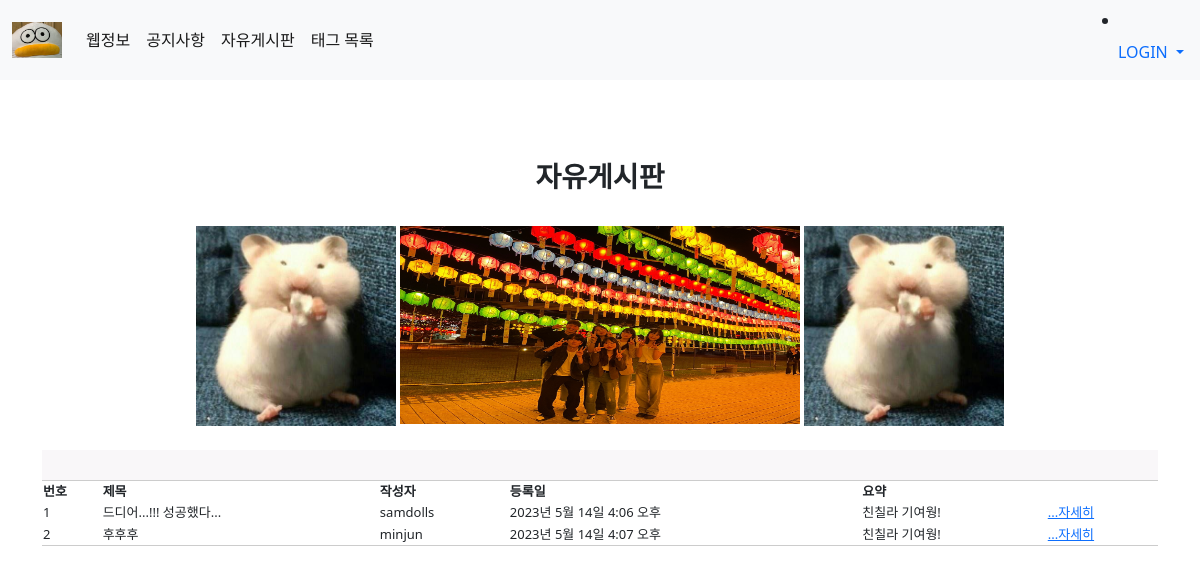
Before: /talking/ with the older database file.
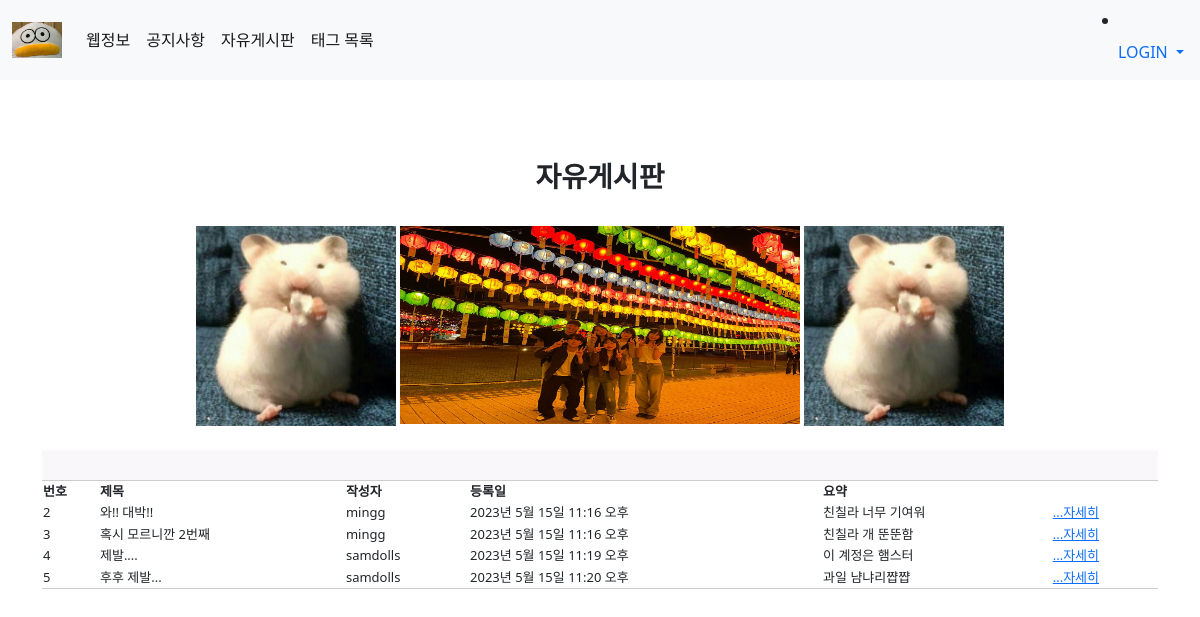
After: the same page with the newer database file.
### main/models.py (models this page shows, shortened)
class Post(models.Model):
    title = models.CharField(max_length = 200)
    writer = models.ForeignKey(User, on_delete = models.CASCADE)
    pub_date = models.DateTimeField()
    hamster = models.CharField(null=True, max_length = 500)
    weather = models.CharField(null=True, max_length = 50)
    image = models.ImageField(upload_to = 'post/', blank=True, null=True)
    body = models.TextField()
    tags = models.ManyToManyField(Tag, related_name = 'posts', blank = True)
    def summary(self):
        return self.body[:10]

### main/views.py (the view)
# urls.py: path('talking/', talking, name="talking"),
def talking(request):
    posts=Post.objects.all()
    return render(request, 'main/talking.html', {'posts':posts})

### main/templates/main/talking.html (shortened to what this page needs)
{% extends 'base.html' %}
{% load static %}
{% block content %}
<section class="notice">
    <h3 style="font-weight:bold">자유게시판</h3><br>
        <div class="container" style="text-align:center">
            <img src="{% static 'images/햄스터과일먹는짤.png' %}" style="width:200px; height:200px">
            <img src="{% static 'images/6조기여웡.jpg' %}" style="width:400px; height:200px">
            <img src="{% static 'images/햄스터과일먹는짤.png' %}" style="width:200px; height:200px"><br><br>
        </div>
      <div id="board-search">
          <div class="container">
              <div class="search-window">
              </div>
          </div>
      </div>
      <div id="board-list">
          <div class="container">
              <table class="board-table">
                  <thead>
                  <tr>
                      <th scope="col" class="th-num">번호</th>
                      <th scope="col" class="th-title">제목</th>
                      <th scope="col" class="th-title">작성자</th>
                      <th scope="col" class="th-date">등록일</th>
                      <th scope="col" class="th-date">요약</th>
                  </tr>
                  </thead>
                  <tbody>
                    <div>
                        {% for post in posts %}
                        <div>
                            <tr>
                                <td scope="col" class="th-num">{{post.id}}</td>
                                <td scope="col" class="th-title">{{post.title}}</td>
                                <td scope="col" class="th-title">{{post.writer}}</td>
                                <td scope="col" class="th-date">{{post.pub_date}}</td>
                                <td scope="col" class="th-title">{{post.summary}}</td>
                                <td scope="col" class="th-title"><a href="{% url 'main:detail' post.id %}">...자세히</a></td>
                            </tr>
                        </div>
                        {% endfor %}
                    </div>
                  </tbody>
              </table>
          </div>
      </div>
</section>
{% endblock %}

Changed rows visible on the page:
removed Post: id "1", title "드디어...!!! 성공했다...", writer "samdolls", pub_date "2023년 5월 14일 4:06 오후", summary "친칠라 기여웡!"
changed Post id 2: title "후후후" → "와!! 대박!!"; writer "minjun" → "mingg"; pub_date "2023년 5월 14일 4:07 오후" → "2023년 5월 15일 11:16 오후"; summary "친칠라 기여웡!" → "친칠라 너무 기여워"
added Post: id "3", title "혹시 모르니깐 2번째", writer "mingg", pub_date "2023년 5월 15일 11:16 오후", summary "친칠라 개 뚠뚠함"
added Post: id "4", title "제발....", writer "samdolls", pub_date "2023년 5월 15일 11:19 오후", summary "이 계정은 햄스터"
added Post: id "5", title "후후 제발...", writer "samdolls", pub_date "2023년 5월 15일 11:20 오후", summary "과일 냠냐리쨥쨥"
